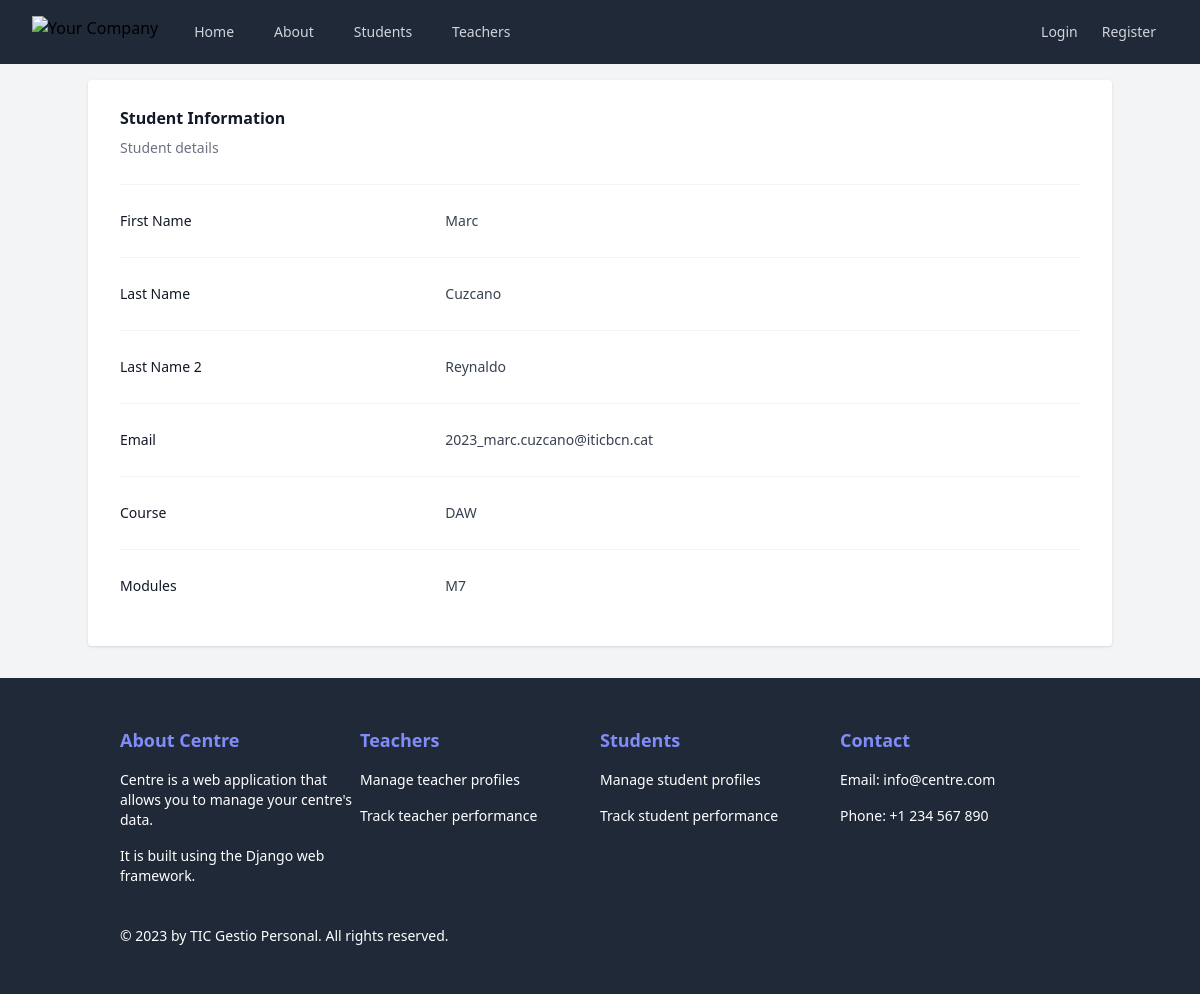
Screenshot of /students/1 with the database file from the repository.
### Centre/models.py (models this page shows, shortened)
class Student(models.Model):
    name = models.CharField(max_length=100)
    lastname1 = models.CharField(max_length=100)
    lastname2 = models.CharField(max_length=100)
    email = models.EmailField()
    course = models.CharField(max_length=100)
    modules = models.TextField()

### Centre/views.py (the view)
# urls.py: path("students/<int:student_id>", views.student_detail, name="student_detail"),
def student_detail(request, student_id):
    try:
        student = Student.objects.get(id=student_id)
    except Student.DoesNotExist:
        return render(request, "Centre/errors/student_not_found.html")
    return render(request, "Centre/student_detail.html", {"student": student})

### Centre/templates/Centre/student_detail.html (shortened to what this page needs)
{% extends "base.html" %}
{% block content %}
    <div>
        <div class="px-4 sm:px-0">
            <h3 class="text-base font-semibold leading-7 text-gray-900">Student Information </h3>
            <p class="mt-1 max-w-2xl text-sm leading-6 text-gray-500">Student details</p>
        </div>
        <div class="mt-6 border-t border-gray-100">
            <dl class="divide-y divide-gray-100">
                <div class="px-4 py-6 sm:grid sm:grid-cols-3 sm:gap-4 sm:px-0">
                    <dt class="text-sm font-medium leading-6 text-gray-900">First Name</dt>
                    <dd class="mt-1 text-sm leading-6 text-gray-700 sm:col-span-2 sm:mt-0">{{ student.name }}</dd>
                </div>
                <div class="px-4 py-6 sm:grid sm:grid-cols-3 sm:gap-4 sm:px-0">
                    <dt class="text-sm font-medium leading-6 text-gray-900">Last Name</dt>
                    <dd class="mt-1 text-sm leading-6 text-gray-700 sm:col-span-2 sm:mt-0">{{ student.lastname1 }}</dd>
                </div>
                <div class="px-4 py-6 sm:grid sm:grid-cols-3 sm:gap-4 sm:px-0">
                    <dt class="text-sm font-medium leading-6 text-gray-900">Last Name 2</dt>
                    <dd class="mt-1 text-sm leading-6 text-gray-700 sm:col-span-2 sm:mt-0">{{ student.lastname2 }}</dd>
                </div>
                <div class="px-4 py-6 sm:grid sm:grid-cols-3 sm:gap-4 sm:px-0">
                    <dt class="text-sm font-medium leading-6 text-gray-900">Email</dt>
                    <dd class="mt-1 text-sm leading-6 text-gray-700 sm:col-span-2 sm:mt-0">{{ student.email }}</dd>
                </div>
                <div class="px-4 py-6 sm:grid sm:grid-cols-3 sm:gap-4 sm:px-0">
                    <dt class="text-sm font-medium leading-6 text-gray-900">Course</dt>
                    <dd class="mt-1 text-sm leading-6 text-gray-700 sm:col-span-2 sm:mt-0">{{ student.course }}</dd>
                </div>
                <div class="px-4 py-6 sm:grid sm:grid-cols-3 sm:gap-4 sm:px-0">
                    <dt class="text-sm font-medium leading-6 text-gray-900">Modules</dt>
                    <dd class="mt-1 text-sm leading-6 text-gray-700 sm:col-span-2 sm:mt-0">{{ student.modules }}</dd>
                </div>
            </dl>
        </div>
    </div>
{% endblock %}

### rows the page displays
Student: name "Marc", lastname1 "Cuzcano", lastname2 "Reynaldo", email "2023_marc.cuzcano@iticbcn.cat", course "DAW", modules "M7"
